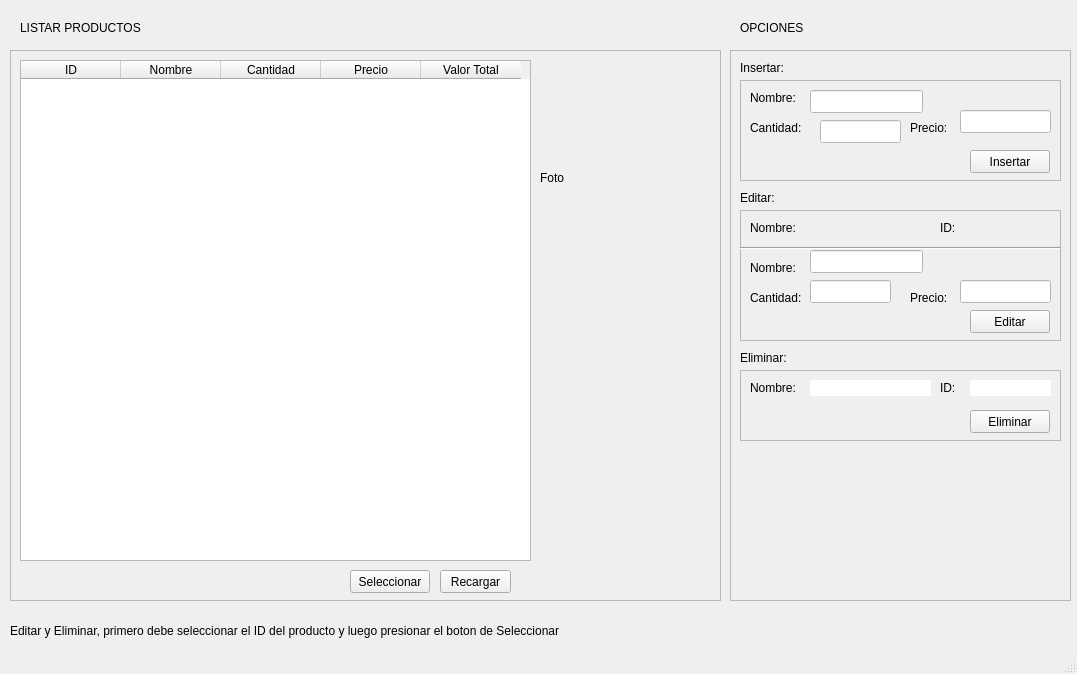
<?xml version="1.0" encoding="UTF-8"?>
<ui version="4.0">
 <class>MainWindow</class>
 <widget class="QMainWindow" name="MainWindow">
  <property name="geometry">
   <rect>
    <x>0</x>
    <y>0</y>
    <width>1077</width>
    <height>674</height>
   </rect>
  </property>
  <property name="windowTitle">
   <string>Gestor de Productos</string>
  </property>
  <widget class="QWidget" name="centralwidget">
   <widget class="QFrame" name="frame_Listar">
    <property name="geometry">
     <rect>
      <x>10</x>
      <y>50</y>
      <width>711</width>
      <height>551</height>
     </rect>
    </property>
    <property name="frameShape">
     <enum>QFrame::StyledPanel</enum>
    </property>
    <property name="frameShadow">
     <enum>QFrame::Raised</enum>
    </property>
    <widget class="QTableWidget" name="tabla_productos">
     <property name="geometry">
      <rect>
       <x>10</x>
       <y>10</y>
       <width>511</width>
       <height>501</height>
      </rect>
     </property>
     <property name="editTriggers">
      <set>QAbstractItemView::NoEditTriggers</set>
     </property>
     <column>
      <property name="text">
       <string>ID</string>
      </property>
     </column>
     <column>
      <property name="text">
       <string notr="true">Nombre</string>
      </property>
     </column>
     <column>
      <property name="text">
       <string>Cantidad</string>
      </property>
     </column>
     <column>
      <property name="text">
       <string>Precio</string>
      </property>
     </column>
     <column>
      <property name="text">
       <string>Valor Total</string>
      </property>
     </column>
    </widget>
    <widget class="QLabel" name="mensaje_productos">
     <property name="geometry">
      <rect>
       <x>20</x>
       <y>520</y>
       <width>231</width>
       <height>16</height>
      </rect>
     </property>
     <property name="text">
      <string/>
     </property>
    </widget>
    <widget class="QPushButton" name="boton_productos">
     <property name="geometry">
      <rect>
       <x>430</x>
       <y>520</y>
       <width>71</width>
       <height>23</height>
      </rect>
     </property>
     <property name="text">
      <string>Recargar</string>
     </property>
    </widget>
    <widget class="QPushButton" name="seleccionar_productos">
     <property name="geometry">
      <rect>
       <x>340</x>
       <y>520</y>
       <width>80</width>
       <height>23</height>
      </rect>
     </property>
     <property name="text">
      <string>Seleccionar</string>
     </property>
    </widget>
    <widget class="QLabel" name="imagen">
     <property name="geometry">
      <rect>
       <x>540</x>
       <y>170</y>
       <width>151</width>
       <height>181</height>
      </rect>
     </property>
     <property name="text">
      <string/>
     </property>
    </widget>
    <widget class="QLabel" name="label_19">
     <property name="geometry">
      <rect>
       <x>530</x>
       <y>120</y>
       <width>57</width>
       <height>15</height>
      </rect>
     </property>
     <property name="text">
      <string>Foto</string>
     </property>
    </widget>
   </widget>
   <widget class="QLabel" name="label_3">
    <property name="geometry">
     <rect>
      <x>20</x>
      <y>20</y>
      <width>131</width>
      <height>16</height>
     </rect>
    </property>
    <property name="text">
     <string>LISTAR PRODUCTOS</string>
    </property>
   </widget>
   <widget class="QFrame" name="frame_Opciones">
    <property name="enabled">
     <bool>true</bool>
    </property>
    <property name="geometry">
     <rect>
      <x>730</x>
      <y>50</y>
      <width>341</width>
      <height>551</height>
     </rect>
    </property>
    <property name="frameShape">
     <enum>QFrame::StyledPanel</enum>
    </property>
    <property name="frameShadow">
     <enum>QFrame::Raised</enum>
    </property>
    <widget class="QLabel" name="label_6">
     <property name="geometry">
      <rect>
       <x>10</x>
       <y>10</y>
       <width>57</width>
       <height>15</height>
      </rect>
     </property>
     <property name="text">
      <string>Insertar:</string>
     </property>
    </widget>
    <widget class="QFrame" name="frame_2">
     <property name="geometry">
      <rect>
       <x>10</x>
       <y>30</y>
       <width>321</width>
       <height>101</height>
      </rect>
     </property>
     <property name="frameShape">
      <enum>QFrame::StyledPanel</enum>
     </property>
     <property name="frameShadow">
      <enum>QFrame::Raised</enum>
     </property>
     <widget class="QLabel" name="label_9">
      <property name="geometry">
       <rect>
        <x>10</x>
        <y>10</y>
        <width>57</width>
        <height>15</height>
       </rect>
      </property>
      <property name="text">
       <string>Nombre:</string>
      </property>
     </widget>
     <widget class="QLineEdit" name="nombre_insertar">
      <property name="geometry">
       <rect>
        <x>70</x>
        <y>10</y>
        <width>113</width>
        <height>23</height>
       </rect>
      </property>
      <property name="styleSheet">
       <string notr="true">background-color: white;
color: black;</string>
      </property>
     </widget>
     <widget class="QLabel" name="label_11">
      <property name="geometry">
       <rect>
        <x>10</x>
        <y>40</y>
        <width>57</width>
        <height>15</height>
       </rect>
      </property>
      <property name="text">
       <string>Cantidad:</string>
      </property>
     </widget>
     <widget class="QLineEdit" name="cantidad_insertar">
      <property name="geometry">
       <rect>
        <x>80</x>
        <y>40</y>
        <width>81</width>
        <height>23</height>
       </rect>
      </property>
      <property name="styleSheet">
       <string notr="true">color: black;
background-color: white;</string>
      </property>
     </widget>
     <widget class="QLabel" name="label_12">
      <property name="geometry">
       <rect>
        <x>170</x>
        <y>40</y>
        <width>57</width>
        <height>15</height>
       </rect>
      </property>
      <property name="text">
       <string>Precio:</string>
      </property>
     </widget>
     <widget class="QLineEdit" name="precio_insertar">
      <property name="geometry">
       <rect>
        <x>220</x>
        <y>30</y>
        <width>91</width>
        <height>23</height>
       </rect>
      </property>
      <property name="styleSheet">
       <string notr="true">color: black;
background-color: white;</string>
      </property>
     </widget>
     <widget class="QPushButton" name="boton_insertar">
      <property name="geometry">
       <rect>
        <x>230</x>
        <y>70</y>
        <width>80</width>
        <height>23</height>
       </rect>
      </property>
      <property name="text">
       <string>Insertar</string>
      </property>
     </widget>
     <widget class="QLabel" name="mensaje_insertar">
      <property name="geometry">
       <rect>
        <x>16</x>
        <y>80</y>
        <width>201</width>
        <height>20</height>
       </rect>
      </property>
      <property name="text">
       <string/>
      </property>
     </widget>
    </widget>
    <widget class="QLabel" name="label_7">
     <property name="geometry">
      <rect>
       <x>10</x>
       <y>140</y>
       <width>57</width>
       <height>15</height>
      </rect>
     </property>
     <property name="text">
      <string>Editar:</string>
     </property>
    </widget>
    <widget class="QLabel" name="label_8">
     <property name="geometry">
      <rect>
       <x>10</x>
       <y>300</y>
       <width>57</width>
       <height>15</height>
      </rect>
     </property>
     <property name="text">
      <string>Eliminar:</string>
     </property>
    </widget>
    <widget class="QFrame" name="frame_3">
     <property name="geometry">
      <rect>
       <x>10</x>
       <y>160</y>
       <width>321</width>
       <height>131</height>
      </rect>
     </property>
     <property name="frameShape">
      <enum>QFrame::StyledPanel</enum>
     </property>
     <property name="frameShadow">
      <enum>QFrame::Raised</enum>
     </property>
     <widget class="QLabel" name="label_13">
      <property name="geometry">
       <rect>
        <x>10</x>
        <y>10</y>
        <width>57</width>
        <height>15</height>
       </rect>
      </property>
      <property name="text">
       <string>Nombre:</string>
      </property>
     </widget>
     <widget class="QLabel" name="label_14">
      <property name="geometry">
       <rect>
        <x>200</x>
        <y>10</y>
        <width>57</width>
        <height>15</height>
       </rect>
      </property>
      <property name="text">
       <string>ID:</string>
      </property>
     </widget>
     <widget class="QLabel" name="label_15">
      <property name="geometry">
       <rect>
        <x>10</x>
        <y>80</y>
        <width>57</width>
        <height>15</height>
       </rect>
      </property>
      <property name="text">
       <string>Cantidad:</string>
      </property>
     </widget>
     <widget class="QLineEdit" name="cantidad_editar">
      <property name="geometry">
       <rect>
        <x>70</x>
        <y>70</y>
        <width>81</width>
        <height>23</height>
       </rect>
      </property>
      <property name="styleSheet">
       <string notr="true">color: black;
background-color: white;</string>
      </property>
     </widget>
     <widget class="QLabel" name="label_16">
      <property name="geometry">
       <rect>
        <x>170</x>
        <y>80</y>
        <width>57</width>
        <height>15</height>
       </rect>
      </property>
      <property name="text">
       <string>Precio:</string>
      </property>
     </widget>
     <widget class="QLineEdit" name="precio_editar">
      <property name="geometry">
       <rect>
        <x>220</x>
        <y>70</y>
        <width>91</width>
        <height>23</height>
       </rect>
      </property>
      <property name="styleSheet">
       <string notr="true">color: black;
background-color: white;</string>
      </property>
     </widget>
     <widget class="QPushButton" name="boton_editar">
      <property name="geometry">
       <rect>
        <x>230</x>
        <y>100</y>
        <width>80</width>
        <height>23</height>
       </rect>
      </property>
      <property name="text">
       <string>Editar</string>
      </property>
     </widget>
     <widget class="QLabel" name="mensaje_editar">
      <property name="geometry">
       <rect>
        <x>20</x>
        <y>100</y>
        <width>201</width>
        <height>20</height>
       </rect>
      </property>
      <property name="text">
       <string/>
      </property>
     </widget>
     <widget class="Line" name="line">
      <property name="geometry">
       <rect>
        <x>0</x>
        <y>30</y>
        <width>321</width>
        <height>16</height>
       </rect>
      </property>
      <property name="orientation">
       <enum>Qt::Horizontal</enum>
      </property>
     </widget>
     <widget class="QLabel" name="label_17">
      <property name="geometry">
       <rect>
        <x>10</x>
        <y>50</y>
        <width>57</width>
        <height>15</height>
       </rect>
      </property>
      <property name="text">
       <string>Nombre:</string>
      </property>
     </widget>
     <widget class="QLineEdit" name="nombreEntrada_editar">
      <property name="geometry">
       <rect>
        <x>70</x>
        <y>40</y>
        <width>113</width>
        <height>23</height>
       </rect>
      </property>
      <property name="styleSheet">
       <string notr="true">color: black;
background-color: white;</string>
      </property>
     </widget>
     <widget class="QLabel" name="nombre_editar">
      <property name="geometry">
       <rect>
        <x>70</x>
        <y>10</y>
        <width>121</width>
        <height>16</height>
       </rect>
      </property>
      <property name="text">
       <string/>
      </property>
     </widget>
     <widget class="QLabel" name="id_editar">
      <property name="geometry">
       <rect>
        <x>230</x>
        <y>10</y>
        <width>71</width>
        <height>16</height>
       </rect>
      </property>
      <property name="text">
       <string/>
      </property>
     </widget>
    </widget>
    <widget class="QFrame" name="frame_4">
     <property name="geometry">
      <rect>
       <x>10</x>
       <y>320</y>
       <width>321</width>
       <height>71</height>
      </rect>
     </property>
     <property name="frameShape">
      <enum>QFrame::StyledPanel</enum>
     </property>
     <property name="frameShadow">
      <enum>QFrame::Raised</enum>
     </property>
     <widget class="QLabel" name="label_21">
      <property name="geometry">
       <rect>
        <x>10</x>
        <y>10</y>
        <width>57</width>
        <height>15</height>
       </rect>
      </property>
      <property name="text">
       <string>Nombre:</string>
      </property>
     </widget>
     <widget class="QLabel" name="label_22">
      <property name="geometry">
       <rect>
        <x>200</x>
        <y>10</y>
        <width>57</width>
        <height>15</height>
       </rect>
      </property>
      <property name="text">
       <string>ID:</string>
      </property>
     </widget>
     <widget class="QPushButton" name="boton_eliminar">
      <property name="geometry">
       <rect>
        <x>230</x>
        <y>40</y>
        <width>80</width>
        <height>23</height>
       </rect>
      </property>
      <property name="text">
       <string>Eliminar</string>
      </property>
     </widget>
     <widget class="QLabel" name="mensaje_eliminar">
      <property name="geometry">
       <rect>
        <x>20</x>
        <y>40</y>
        <width>201</width>
        <height>20</height>
       </rect>
      </property>
      <property name="text">
       <string/>
      </property>
     </widget>
     <widget class="QLabel" name="nombre_eliminar">
      <property name="geometry">
       <rect>
        <x>70</x>
        <y>10</y>
        <width>121</width>
        <height>16</height>
       </rect>
      </property>
      <property name="styleSheet">
       <string notr="true">color: black;
background-color: white;</string>
      </property>
      <property name="text">
       <string/>
      </property>
     </widget>
     <widget class="QLabel" name="id_eliminar">
      <property name="geometry">
       <rect>
        <x>230</x>
        <y>10</y>
        <width>81</width>
        <height>16</height>
       </rect>
      </property>
      <property name="styleSheet">
       <string notr="true">color: black;
background-color: white;</string>
      </property>
      <property name="text">
       <string/>
      </property>
     </widget>
    </widget>
   </widget>
   <widget class="QLabel" name="label_5">
    <property name="geometry">
     <rect>
      <x>740</x>
      <y>20</y>
      <width>71</width>
      <height>16</height>
     </rect>
    </property>
    <property name="text">
     <string>OPCIONES</string>
    </property>
   </widget>
   <widget class="QLabel" name="label_18">
    <property name="geometry">
     <rect>
      <x>10</x>
      <y>610</y>
      <width>711</width>
      <height>41</height>
     </rect>
    </property>
    <property name="text">
     <string>Editar y Eliminar, primero debe seleccionar el ID del producto y luego presionar el boton de Seleccionar</string>
    </property>
   </widget>
  </widget>
  <widget class="QStatusBar" name="statusbar"/>
 </widget>
 <resources/>
 <connections/>
</ui>
